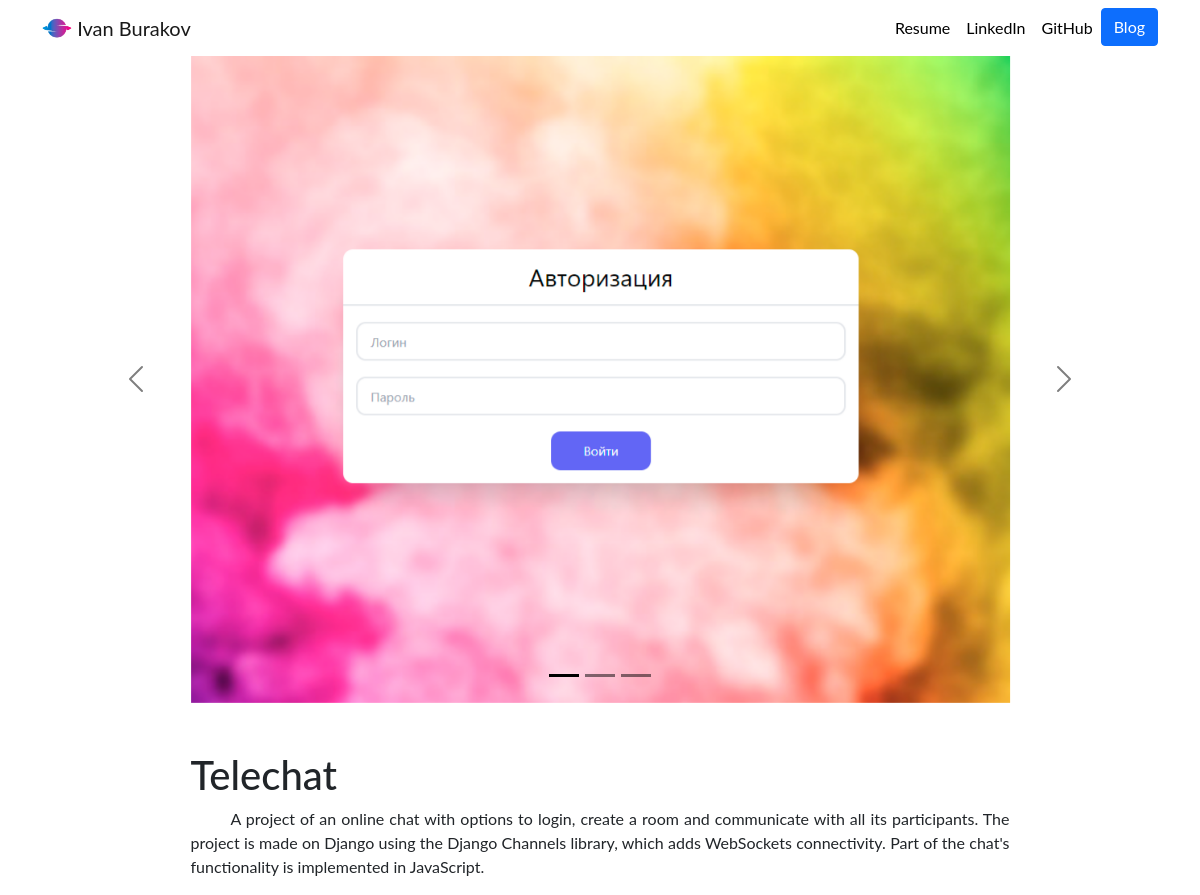
/11/, run on an earlier commit of the app's database.
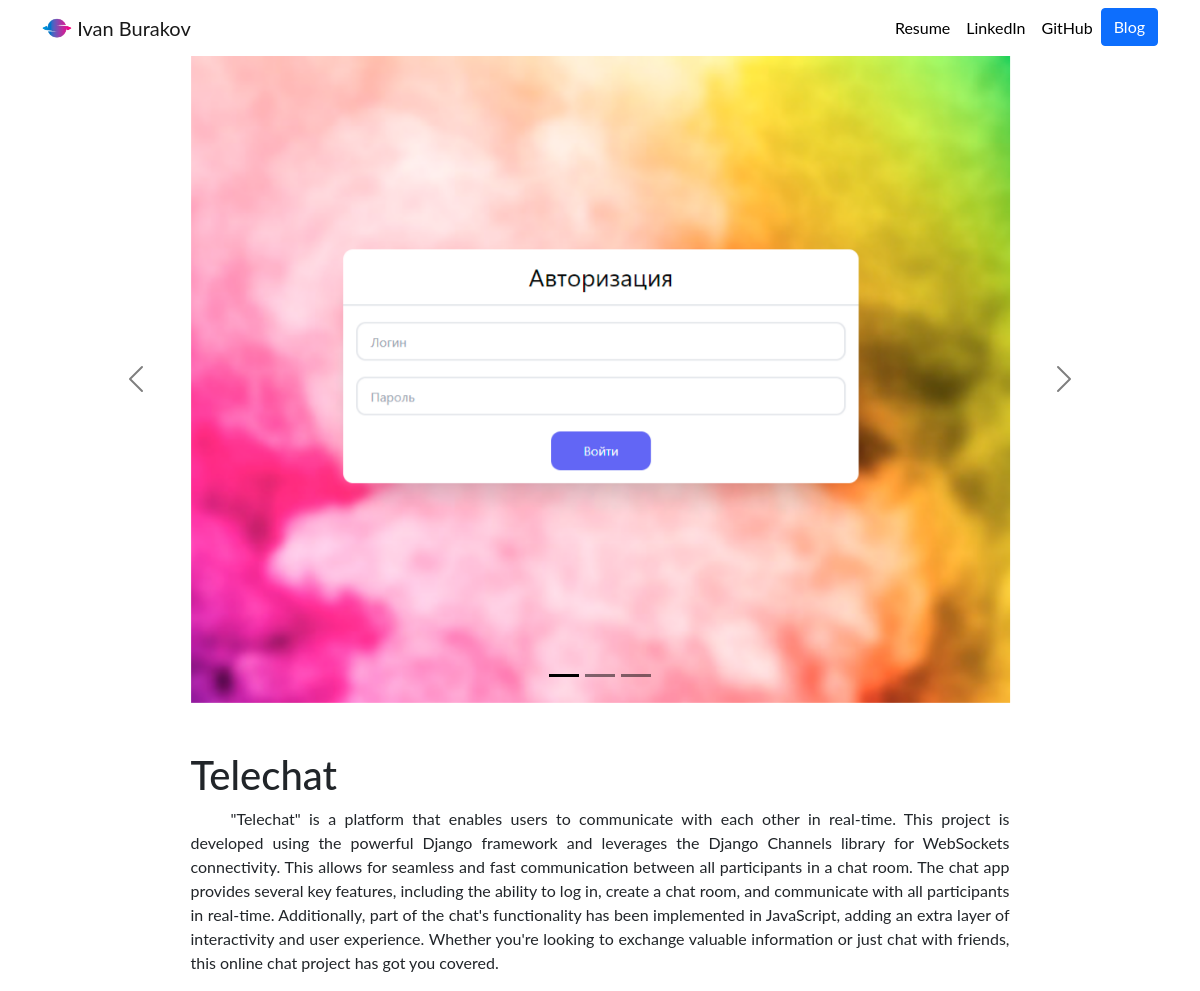
And on a later commit of the database.
### portfolio/models.py (models this page shows, shortened)
class Project(models.Model):
    title = models.CharField(max_length = 100)
    short_description = models.CharField(max_length = 100)
    long_description = models.TextField(default="Here should be a long description.")
    image_1 = models.ImageField(upload_to = 'portfolio/images/')
    image_2 = models.ImageField(upload_to = 'portfolio/images/', blank=True)
    image_3 = models.ImageField(upload_to = 'portfolio/images/', blank=True)
    date = models.DateTimeField(auto_now_add=True)

### portfolio/views.py (the view)
# urls.py: path('<int:work_id>/', views.port, name='port')
def port(request, work_id):
    work = get_object_or_404(Project, pk = work_id)
    return render(request, 'portfolio/work.html', {'work': work})

### portfolio/templates/portfolio/work.html (shortened to what this page needs)
{% extends 'portfolio/head.html' %}
{% load static %}
{% block content %}
<div class="container-fluid mx-auto">
  <div id="carouselExampleIndicators" class="carousel slider carousel-dark" data-bs-ride="true">
    <div class="carousel-indicators">
      <button type="button" data-bs-target="#carouselExampleIndicators" data-bs-slide-to="0" class="active" aria-current="true" aria-label="Slide 1"></button>
      <button type="button" data-bs-target="#carouselExampleIndicators" data-bs-slide-to="1" aria-label="Slide 2"></button>
      <button type="button" data-bs-target="#carouselExampleIndicators" data-bs-slide-to="2" aria-label="Slide 3"></button>
    </div>
    <div class="carousel-inner">
      <div class="carousel-item active">
        <img src="{{ work.image_1.url}}" class="d-block mx-auto w-75" alt="...">
      </div>
    </div>
    <button class="carousel-control-prev" type="button" data-bs-target="#carouselExampleIndicators" data-bs-slide="prev">
      <span class="carousel-control-prev-icon" aria-hidden="true"></span>
    </button>
    <button class="carousel-control-next" type="button" data-bs-target="#carouselExampleIndicators" data-bs-slide="next">
      <span class="carousel-control-next-icon" aria-hidden="true"></span>
    </button>
  </div>
    <div class="mx-auto w-75">
      <h1 class="text mt-5" id="projectdetailtitle">{{ work.title }}</h1>
      <p align="justify">{{ work.long_description|safe }}</p>
    </div>
</div>
{% endblock %}

What changed in the data, as far as the page shows it:
changed Project "Telechat": long_description "A project of an online chat with options to login, create a room and communicate with all its participants. The project is made on Django using the Django Channels library, which adds WebSockets connectivity. Part of the chat's functionality is implemented in JavaScript." → "\"Telechat\" is a platform that enables users to communicate with each other in real-time. This project is developed using the powerful Django framework and leverages the Django Channels library for WebSockets connectivity. This allows for seamless and fast communication between all participants in a chat room. The chat app provides several key features, including the ability to log in, create a chat room, and communicate with all participants in real-time. Additionally, part of the chat's functionality has been implemented in JavaScript, adding an extra layer of interactivity and user experience. Whether you're looking to exchange valuable information or just chat with friends, this online…"
